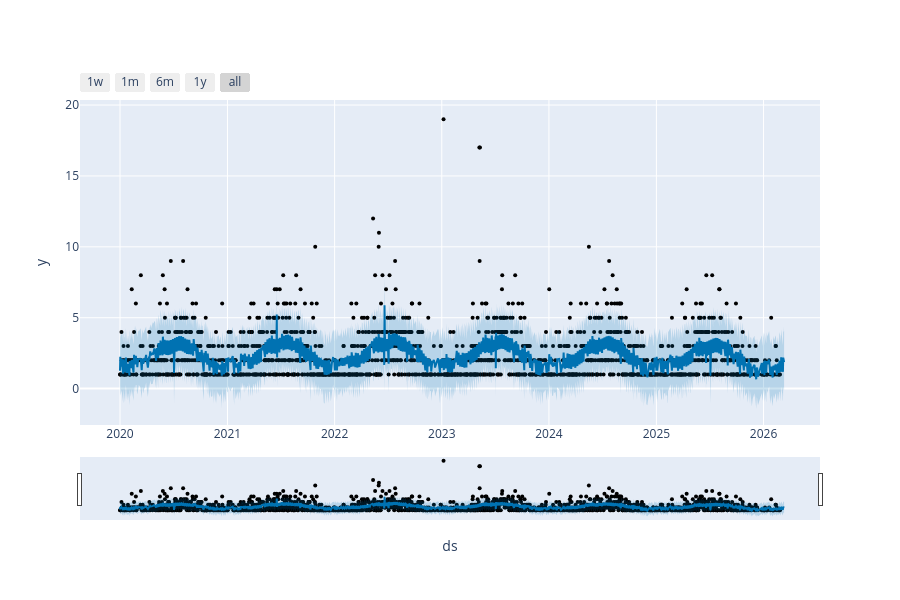
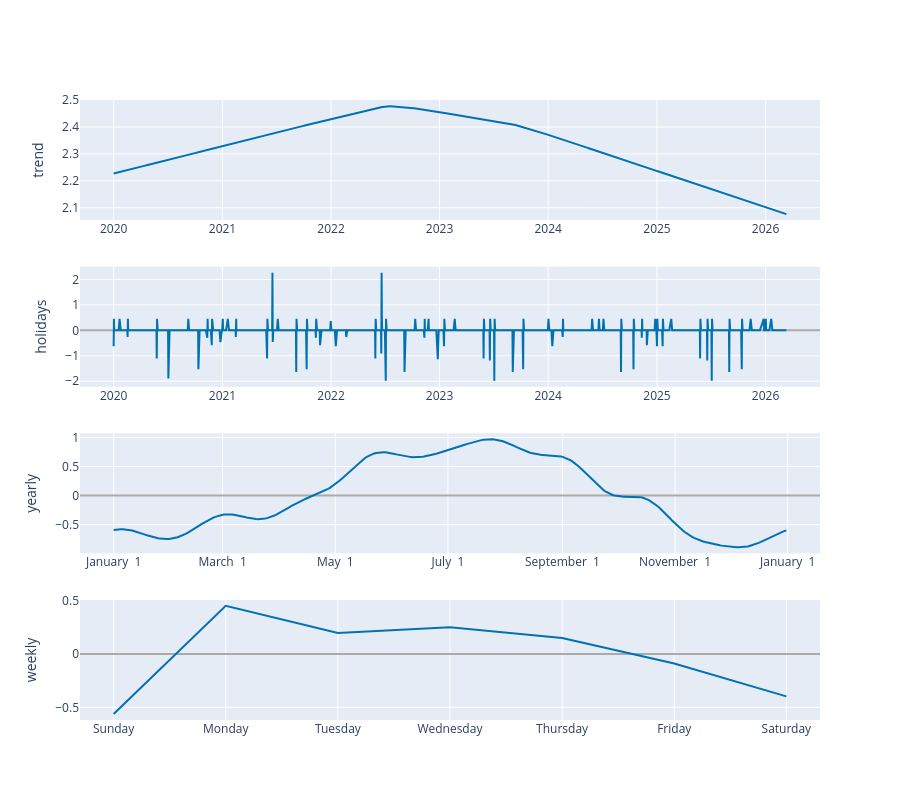

Here is the notebook cell these charts were saved with, in order:
### Markdown cell above
## Plots and Evaluation of the Model

### Code cell
fig1 = plot_plotly(m, forecast)
fig1.show()

fig2 = plot_components_plotly(m, forecast)
fig2.show()

### Figure 1 — Plotly figure (JSON) as saved in the notebook; plotly's stock layout.template omitted (floating-point values rounded to 4 significant figures; data arrays with more than 128 entries replaced by an {"elided": "..."} marker saying what was removed)
{"data": [{"marker": {"color": "black", "size": 4}, "mode": "markers", "name": "Actual", "type": "scatter", "x": {"elided": "1633 str values"}, "y": {"elided": "1633 int values"}}, {"hoverinfo": "skip", "line": {"width": 0}, "mode": "lines", "type": "scatter", "x": {"elided": "1647 str values"}, "y": {"elided": "1647 float values"}}, {"fill": "tonexty", "fillcolor": "rgba(0, 114, 178, 0.2)", "line": {"color": "#0072B2", "width": 2}, "mode": "lines", "name": "Predicted", "type": "scatter", "x": {"elided": "1647 str values"}, "y": {"elided": "1647 float values"}}, {"fill": "tonexty", "fillcolor": "rgba(0, 114, 178, 0.2)", "hoverinfo": "skip", "line": {"width": 0}, "mode": "lines", "type": "scatter", "x": {"elided": "1647 str values"}, "y": {"elided": "1647 float values"}}], "layout": {"height": 600, "showlegend": false, "width": 900, "xaxis": {"rangeselector": {"buttons": [{"count": 7, "label": "1w", "step": "day", "stepmode": "backward"}, {"count": 1, "label": "1m", "step": "month", "stepmode": "backward"}, {"count": 6, "label": "6m", "step": "month", "stepmode": "backward"}, {"count": 1, "label": "1y", "step": "year", "stepmode": "backward"}, {"step": "all"}]}, "rangeslider": {"visible": true}, "title": {"text": "ds"}, "type": "date"}, "yaxis": {"title": {"text": "y"}}}}

### Figure 2 — Plotly figure (JSON) as saved in the notebook; plotly's stock layout.template omitted (floating-point values rounded to 4 significant figures; data arrays with more than 128 entries replaced by an {"elided": "..."} marker saying what was removed)
{"data": [{"line": {"color": "#0072B2", "width": 2}, "mode": "lines", "name": "trend", "type": "scatter", "x": {"elided": "1647 str values"}, "xaxis": "x", "y": {"elided": "1647 float values"}, "yaxis": "y"}, {"line": {"color": "#0072B2", "width": 2}, "mode": "lines", "name": "holidays", "text": {"elided": "1647 str values"}, "type": "scatter", "x": {"elided": "1647 str values"}, "xaxis": "x2", "y": {"elided": "1647 float values"}, "yaxis": "y2"}, {"line": {"color": "#0072B2", "width": 2}, "mode": "lines", "name": "yearly", "type": "scatter", "x": {"elided": "365 str values"}, "xaxis": "x3", "y": {"elided": "365 float values"}, "yaxis": "y3"}, {"line": {"color": "#0072B2", "width": 2}, "mode": "lines", "name": "weekly", "type": "scatter", "x": ["2017-01-01T00:00:00", "2017-01-02T00:00:00", "2017-01-03T00:00:00", "2017-01-04T00:00:00", "2017-01-05T00:00:00", "2017-01-06T00:00:00", "2017-01-07T00:00:00"], "xaxis": "x4", "y": [-0.5626, 0.4512, 0.1972, 0.2514, 0.1497, -0.08919, -0.3977], "yaxis": "y4"}], "layout": {"height": 800, "showlegend": false, "width": 900, "xaxis": {"anchor": "y", "domain": [0, 1], "range": ["2019-09-09T21:36:00", "2026-07-03T02:24:00"], "type": "date"}, "xaxis2": {"anchor": "y2", "domain": [0, 1], "range": ["2019-09-09T21:36:00", "2026-07-03T02:24:00"], "type": "date"}, "xaxis3": {"anchor": "y3", "domain": [0, 1], "range": ["2016-12-13T18:54:02.958904", "2018-01-18T11:04:57.863013"], "tickformat": "%B %e", "type": "date"}, "xaxis4": {"anchor": "y4", "domain": [0, 1], "range": ["2016-12-31T16:48:00", "2017-01-07T07:12:00"], "tickformat": "%A", "type": "date"}, "yaxis": {"anchor": "x", "domain": [0.8063, 1], "rangemode": "normal", "title": {"text": "trend"}, "zerolinecolor": "#AAA"}, "yaxis2": {"anchor": "x2", "domain": [0.5375, 0.7312], "rangemode": "tozero", "title": {"text": "holidays"}, "zerolinecolor": "#AAA"}, "yaxis3": {"anchor": "x3", "domain": [0.2687, 0.4625], "title": {"text": "yearly"}, "zerolinecolor": "#AAA"}, "yaxis4": {"anchor": "x4", "domain": [0, 0.1938], "title": {"text": "weekly"}, "zerolinecolor": "#AAA"}}}
